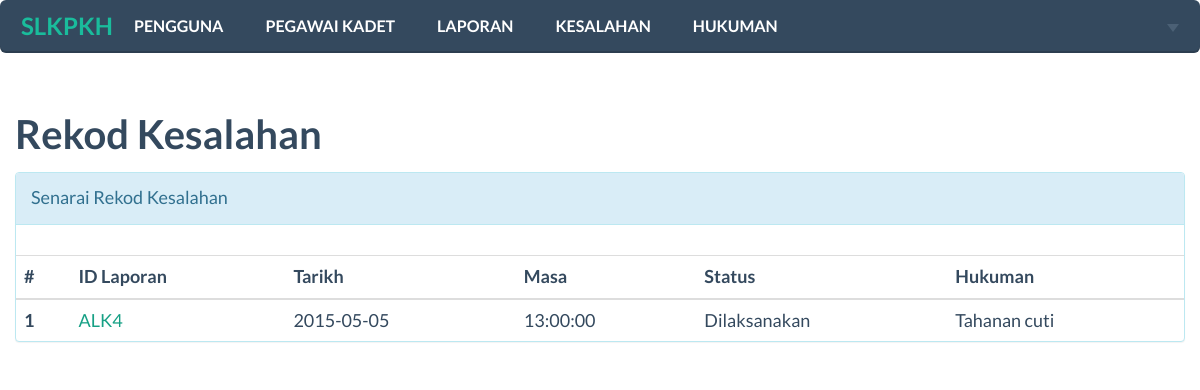
Screenshot of /panel/admin/laporan.php with the database file from the repository.
### tables this page shows
CREATE TABLE `laporan` (
  `id_laporan` int(11) NOT NULL AUTO_INCREMENT,
  `kadet` varchar(10) NOT NULL,
  `tarikh` date NOT NULL,
  `masa` time NOT NULL,
  `pelapor` varchar(100) NOT NULL,
  `matapelajaran` varchar(50) NOT NULL,
  `status` varchar(100) NOT NULL,
  `kesalahan` int(11) NOT NULL,
  `hukuman` int(11) NOT NULL,
  `dekansah` varchar(15) NOT NULL DEFAULT 'Dalam semakan',
  `catatan` varchar(200) NOT NULL,
  PRIMARY KEY (`id_laporan`)
);

CREATE TABLE `hukuman` (
  `id` int(11) NOT NULL AUTO_INCREMENT,
  `nama` varchar(50) NOT NULL,
  PRIMARY KEY (`id`)
);

### panel/admin/laporan.php (the view, shortened to what this page needs)
<?php
$connection = mysqli_connect(DB_HOST,DB_USERNAME,DB_PASSWORD,DB_NAME);
$View__query="SELECT * FROM laporan LEFT JOIN hukuman ON laporan.hukuman=hukuman.id";
$ViewRS = $connection->query($View__query);
?>
<!DOCTYPE html>
<html>
<head>
    <link href="../../css/vendor/bootstrap.min.css" rel="stylesheet">
    <link href="../../css/flat-ui.min.css" rel="stylesheet">
    <link href="../../css/custom.css" rel="stylesheet">
</head>
<body>
<?php include('navbar-admin.php'); ?>
  <div class="container">
    <div class="row">
      <h3>Rekod Kesalahan</h3>
    </div>
    <div class="row">
      <div class="panel panel-info">
      <div class="panel-heading">Senarai Rekod Kesalahan</div>
      <div class="panel-body">
      </div>
      <table class="table">
        <thead>
          <tr>
            <th>#</th>
            <th>ID Laporan</th>
            <th>Tarikh</th>
            <th>Masa</th>
            <th>Status</th>
            <th>Hukuman</th>
          </tr>
        </thead>
        <tbody>
         <?php
        $counter = 0;
         while($row = mysqli_fetch_assoc($ViewRS)){
            $counter++;
           echo ' <tr>
            <th scope="row">'.$counter.'</th>
            <td><a href="viewreport.php?id='.$row["id_laporan"].'">ALK'.$row["id_laporan"].'</td>
            <td>'.$row["tarikh"].'</td>
            <td>'.$row["masa"].'</td>
            <td>'.$row["status"].'</td>
            <td>'.$row["nama"].'</td>
          </tr>';
         }
        ?>
        </tbody>
      </table>
    </div>
    </div>
  </div>
</body>
</html>

### rows the page displays
laporan: id_laporan "4", tarikh "2015-05-05", masa "13:00:00", status "Dilaksanakan", hukuman.nama "Tahanan cuti"
